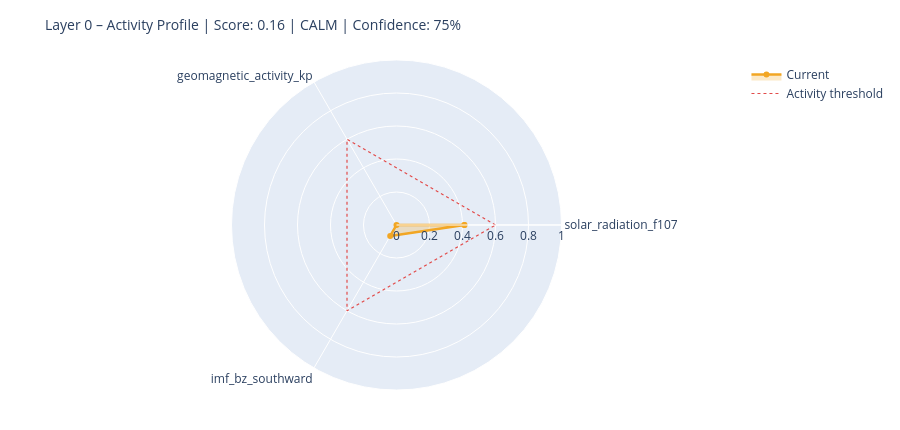

Notebook source saved alongside this figure:
### Markdown cell above
---
## 6. State Assessment & Handoff to Layer 1

### Code cell
# ============================================================
# STEP 1 – Collect raw values with source modes
# Mode: 'primary' | 'fallback_3h' | 'last_valid' | 'missing'
# ============================================================

def safe_last(df, col):
    if df is None or col not in df.columns: return None
    s = df[col].dropna()
    return float(s.iloc[-1]) if not s.empty else None

f107_now = safe_last(df_f107, 'f10.7')
bz_now   = safe_last(df_mag,  'bz_gsm')
kp_now   = safe_last(df_kp,   'kp')
sw_now   = safe_last(df_sw,   'speed')

source_modes = {
    'F10.7':    'primary'  if f107_now is not None else 'missing',
    'Kp':       'primary'  if kp_now   is not None else 'missing',
    'IMF_Bz':   'primary'  if bz_now   is not None else 'missing',
    'SW_speed': 'primary'  if sw_now   is not None else 'missing',
}

# Kp Fallback – 3h endpoint
if kp_now is None:
    try:
        r = requests.get(
            'https://services.swpc.noaa.gov/json/noaa-planetary-k-index.json',
            timeout=10)
        r.raise_for_status()
        fb = pd.DataFrame(r.json())
        tc = next((c for c in fb.columns if 'time' in c.lower()), fb.columns[0])
        kc = next((c for c in fb.columns if 'kp' in c.lower() and c != tc), None)
        if kc:
            fb[kc] = fb[kc].astype(str).str.extract(r'([0-9]+(?:\.[0-9]*)?)')[0]
            fb[kc] = pd.to_numeric(fb[kc], errors='coerce')
            fb = fb[fb[kc] >= 0].dropna(subset=[kc])
            if not fb.empty:
                kp_now = float(fb[kc].iloc[-1])
                source_modes['Kp'] = 'fallback_3h'
                print(f'  Kp fallback (3h): {kp_now:.1f}')
    except Exception as e:
        print(f'  Kp fallback failed: {e}')

# Solar Wind Fallback – last valid value
if sw_now is None and df_sw is not None and 'speed' in df_sw.columns:
    s = df_sw['speed'].dropna()
    if not s.empty:
        sw_now = float(s.iloc[-1])
        source_modes['SW_speed'] = 'last_valid'
        print(f'  SW fallback (last_valid): {sw_now:.0f} km/s')

print()
print('Source modes:', source_modes)

# ============================================================
# STEP 2 – Score from available components only
# ============================================================

def norm(v, lo, hi):
    if v is None: return None
    return max(0.0, min(1.0, (v - lo) / (hi - lo)))

COMPONENTS = {
    'solar_radiation_f107':    (f107_now, norm(f107_now, 60, 250)),
    'geomagnetic_activity_kp': (kp_now,   norm(kp_now,   0,   9)),
    'imf_bz_southward':        (bz_now,   norm(-(bz_now or 0) if bz_now else None, -5, 30)
                                           if bz_now is not None else None),
    'solar_wind_speed':        (sw_now,   norm(sw_now, 300, 800)),
}

available   = {k: v[1] for k, v in COMPONENTS.items() if v[1] is not None}
unavailable = [k for k, v in COMPONENTS.items() if v[1] is None]

layer0_score = round(sum(available.values()) / len(available), 4) if available else None
confidence   = round(len(available) / len(COMPONENTS), 2)

level = ('unknown'  if layer0_score is None
         else 'calm'     if layer0_score < 0.3
         else 'moderate' if layer0_score < 0.6
         else 'active')

# ============================================================
# STEP 3 – Dominant Driver
# ============================================================

def dominant_driver(kp, f107, bz, sw):
    candidates = []
    if kp   is not None and kp   >= 4:   candidates.append(('geomagnetic',    kp / 9))
    if sw   is not None and sw   >= 500:  candidates.append(('solar_wind',     sw / 800))
    if bz   is not None and bz   <= -5:   candidates.append(('imf_southward',  abs(bz) / 30))
    if f107 is not None and f107 >= 150:  candidates.append(('solar_radiation',f107 / 250))
    return max(candidates, key=lambda x: x[1])[0] if candidates else 'none'

driver = dominant_driver(kp_now, f107_now, bz_now, sw_now)

# ============================================================
# STEP 4 – Downstream expectations
# ============================================================

def downstream_expectation(driver, score, kp, bz, f107):
    exp = {
        'magnetosphere':        'calm',
        'ionosphere':           'calm',
        'schumann_resonance':   'unchanged',
        'lithosphere_currents': 'low',
    }
    if driver == 'geomagnetic' or (kp and kp >= 5):
        exp['magnetosphere']        = 'compressed / storm'
        exp['ionosphere']           = 'elevated disturbance (TEC variability)'
        exp['schumann_resonance']   = 'elevated amplitude possible'
        exp['lithosphere_currents'] = 'elevated induction currents'
    elif driver == 'imf_southward' or (bz and bz <= -5):
        exp['magnetosphere']        = 'energy coupling active'
        exp['ionosphere']           = 'elevated electron density possible'
        exp['schumann_resonance']   = 'slight modulation possible'
    elif driver == 'solar_radiation' or (f107 and f107 >= 150):
        exp['ionosphere']           = 'elevated ionization (F-layer)'
        exp['schumann_resonance']   = 'slightly elevated background activity'
    return exp

downstream = downstream_expectation(driver, layer0_score, kp_now, bz_now, f107_now)

# ============================================================
# CONSOLE OUTPUT
# ============================================================

W = 58
print('=' * W)
print('LAYER 0 – STATE ASSESSMENT')
print('=' * W)
for name, (raw_v, score_v) in COMPONENTS.items():
    if score_v is not None:
        bar = '█' * int(score_v * 20) + '░' * (20 - int(score_v * 20))
        print(f'  {name:<35}  {bar}  {score_v:.2f}')
    else:
        print(f'  {name:<35}  {"─" * 20}  n/a')
print('-' * W)
print(f'  Score ({len(available)}/{len(COMPONENTS)} components):  {layer0_score:.3f}')
print(f'  Confidence:         {confidence:.0%}')
print(f'  Level:              {level.upper()}')
print(f'  Dominant Driver:    {driver}')

# Radar chart
cats = list(available.keys())
vals = list(available.values())
if len(cats) >= 3:
    fig = go.Figure()
    fig.add_trace(go.Scatterpolar(
        r=vals + [vals[0]], theta=cats + [cats[0]],
        fill='toself', fillcolor='rgba(242,166,35,0.25)',
        line=dict(color='#F2A623', width=2.5), name='Current'
    ))
    fig.add_trace(go.Scatterpolar(
        r=[0.6] * (len(cats) + 1), theta=cats + [cats[0]],
        line=dict(color='#E24B4A', dash='dot', width=1.2),
        mode='lines', name='Activity threshold'
    ))
    fig.update_layout(
        title=dict(text=f'Layer 0 – Activity Profile | Score: {layer0_score:.2f} | {level.upper()} | Confidence: {confidence:.0%}',
                   font=dict(size=14)),
        polar=dict(radialaxis=dict(visible=True, range=[0, 1])),
        height=430, showlegend=True,
        margin=dict(l=60, r=60, t=60, b=40)
    )
    fig.show()

### Figure 1 — Plotly figure (JSON) as saved in the notebook; plotly's stock layout.template omitted (floating-point values rounded to 4 significant figures)
{"data": [{"fill": "toself", "fillcolor": "rgba(242,166,35,0.25)", "line": {"color": "#F2A623", "width": 2.5}, "name": "Current", "r": [0.4116, 0.0, 0.07629, 0.4116], "theta": ["solar_radiation_f107", "geomagnetic_activity_kp", "imf_bz_southward", "solar_radiation_f107"], "type": "scatterpolar"}, {"line": {"color": "#E24B4A", "dash": "dot", "width": 1.2}, "mode": "lines", "name": "Activity threshold", "r": [0.6, 0.6, 0.6, 0.6], "theta": ["solar_radiation_f107", "geomagnetic_activity_kp", "imf_bz_southward", "solar_radiation_f107"], "type": "scatterpolar"}], "layout": {"height": 430, "margin": {"b": 40, "l": 60, "r": 60, "t": 60}, "polar": {"radialaxis": {"range": [0, 1], "visible": true}}, "showlegend": true, "title": {"font": {"size": 14}, "text": "Layer 0 – Activity Profile | Score: 0.16 | CALM | Confidence: 75%"}}}
